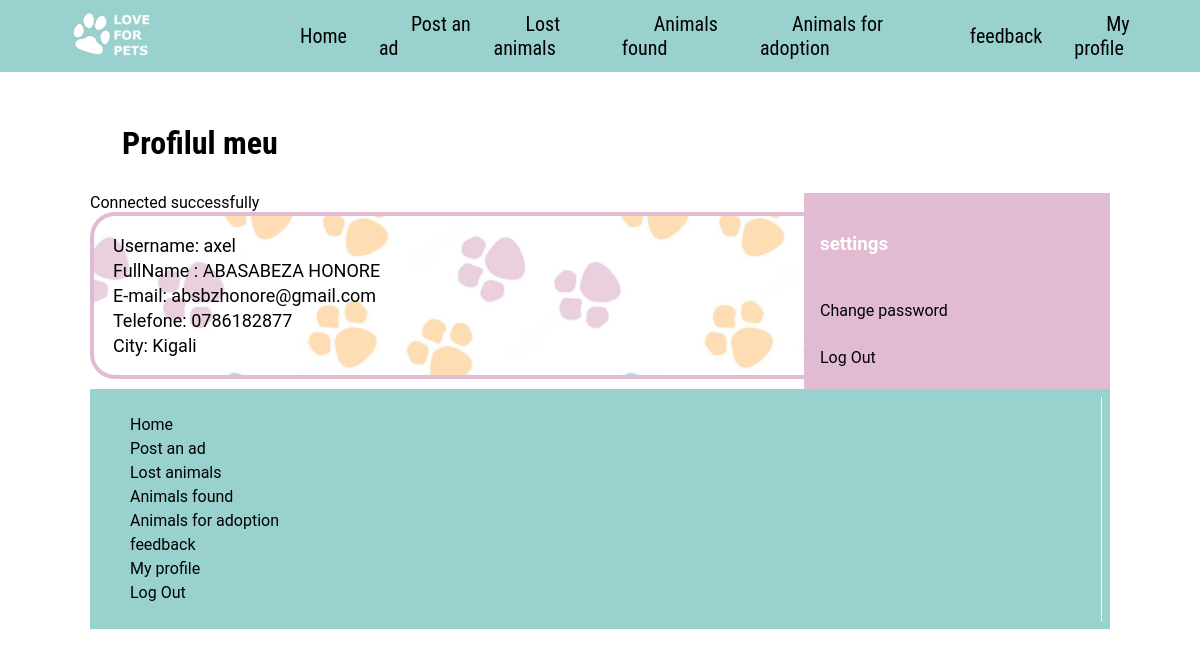
/profile.php (signed in), run on the app's committed database.
### tables this page shows
CREATE TABLE `users` (
  `username` varchar(101) NOT NULL,
  `name` varchar(101) NOT NULL,
  `password` varchar(101) NOT NULL,
  `email` varchar(101) NOT NULL,
  `phone` varchar(101) NOT NULL,
  `city` varchar(101) NOT NULL,
  `id` int(11) NOT NULL
);

### profile.php (the view, shortened to what this page needs)
<!DOCTYPE html>
<html lang="en">
<head>
  <link rel="stylesheet" href="style.css">
</head>
<body>
    <nav>
        <div id="logo-img">
            <a href="index.php">
                <img src="img/logo.png">
            </a>
        </div>
        <ul>
            <li>
                <a href="index.php">Home</a>
            </li>
            <li>
                <a href="index.php#report">Post an ad</a>
            </li>
            <li>
                <a href="lost.php">Lost animals</a>
            </li>
            <li>
                <a href="found.php">Animals found</a>
            </li>
            <li>
                <a href="adopt.php">Animals for adoption</a>
            </li>
            <li>
                <a href="feedbackform.php">feedback</a>
            </li>
            <li>
                <a href="profile.php">My profile</a>
            </li>
        </ul>
    </nav>
    <main>
        <h2 class="page-heading">Profilul meu</h2>
        <div id="post-container">
            <section id="profile-desc">
                <?php
                include('config.php');
                $sql = "SELECT * FROM users WHERE username = '" . $_SESSION['username'] . "'";
                $result = mysqli_query($conn, $sql);
                while ($row = mysqli_fetch_array($result)) {
                    echo '<div class="card">';
                    echo "<table>";
                    echo "<tr>";
                    echo "<td> Username: " . $row['username'] . "</td>";
                    echo "</tr>";
                    echo "<tr>";
                    echo "<td> FullName : " . $row['name'] . "</td>";
                    echo "</tr>";
                    echo "<tr>";
                    echo "<td> E-mail: " . $row['email'] . "</td>";
                    echo "</tr>";
                    echo "<tr>";
                    echo "<td> Telefone: " . $row['phone'] . "</td>";
                    echo "</tr>";
                    echo "<tr>";
                    echo "<td> City: " . $row['city'] . "</td>";
                    echo "</tr>";
                    echo "</table>";
                }
                ?>
            </section>
            <section id="sidebar">
                <h3>settings</h3>
                <a href="editpassword.php" class="btn-readmore-s">Change password</a>
                <a href="logout.php" class="btn-readmore-s">Log Out</a>
            </section>
        </div>
                <footer>
            <div id="left-footer">
                <p>
                <ul>
                    <li>
                        <a href="index.php">Home</a>
                    </li>
                    <li>
                        <a href="index.php#report">Post an ad</a>
                    </li>
                    <li>
                        <a href="lost.php">Lost animals</a>
                    </li>
                    <li>
                       <a href="found.php">Animals found</a>
                    </li>
                    <li>
                       <a href="adopt.php">Animals for adoption</a>
                    </li>
                    <li>
                       <a href="feedbackform.php">feedback</a>
                    </li>
                    <li>
                        <a href="profile.php">My profile</a>
                    </li>
                        <a href="logout.php">Log Out</a>
                </ul>
                </p>
            </div>
        </footer>
    </main>
</body>
</html>

### style.css (style rules this page uses)
* { scroll-behavior: smooth; }
body { font-family: "Roboto", sans-serif; margin: 0; }
p { line-height: 1.5; }
main { margin: 0 auto; }
a { text-decoration: none; color: black; }
section { display: flex; justify-content: space-around; flex-wrap: wrap; }
.card { padding: 16px; background: url("img/card.png"); background-size: cover; background-position: center; border: 4px solid #e1bbd2; border-radius: 25px; margin-bottom: 10px; font-size: large; }
nav { height: 72px; background: #99d1ce; width: 100%; margin: 0; position: fixed; font-family: "Roboto Condensed", sans-serif; font-size: 20px; display: flex; justify-content: space-between; padding: 0 16px 0 0; box-sizing: border-box; z-index: 100; }
nav a { padding: 0 32px; color: black; transition: 0.4s; }
nav ul { display: flex; list-style: none; justify-content: space-around; align-items: center; height: 100%; margin: 0; }
#logo-img { display: flex; height: 100%; background: #99d1ce; padding: 0 32px; align-items: center; color: white; transition: 0.4s; }
#logo-img img { height: 100px; }
.page-heading { font-size: 32px; font-family: 'Roboto Condensed', sans-serif; transition: all 0.4s; display: inline-block; padding: 4px 32px; margin-top: 120px; }
#post-container { display: flex; }
#profile-desc { display: flex; flex-direction: column; width: 70%; }
#profile-desc .card { width: 100%; }
#sidebar { background: #e1bbd2; ; flex: 1; flex-direction: column; padding: 8px 16px; color: white; }
footer { background: #99d1ce; padding: 8px; color: black; display: flex; }
footer a { color: black; }
footer #left-footer { flex: 1; border-right: 1px solid #ffffff; padding-left: 32px; }
footer #left-footer ul { padding: 0; list-style: none; line-height: 1.5; }
@media (min-width: 720px) { main { width: 95%; } }
@media (min-width: 720px) { .card { width: 25%; } }
@media (min-width: 1200px) { main { width: 85%; } }

### data on the page
users: username "axel", name "ABASABEZA HONORE", email "absbzhonore@gmail.com", phone "0786182877", city "Kigali"
